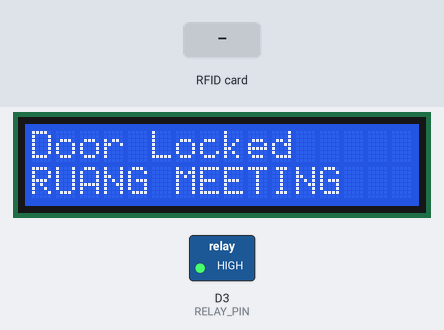
This sketch was run on a simulated ESP8266 (NodeMCU). On the bench: 16×2 character LCD, switched loads named in the sketch (green lamp = pin HIGH). The test bench sets the inputs (shaded band). WiFi joins after 1.5 s; servers stay silent unless stated; uploads are accepted with an empty reply; what the sketch prints to the serial monitor is not drawn.

Above: at 3.1 s.
3.2 s: RFID card AD 62 91 21 held to the reader
At 4.6 s:
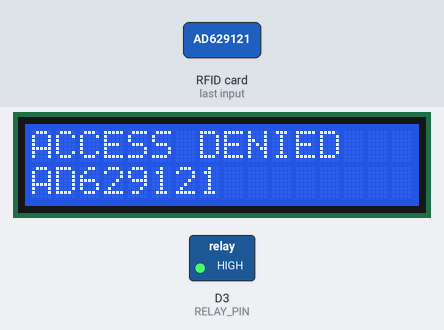
4.9 s: RFID card AD 6D D3 21 held to the reader
At 5.8 s:
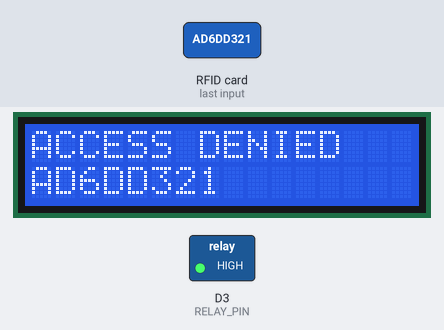
6.6 s: RFID card 5E 7A 19 C4 held to the reader
At 8.0 s:
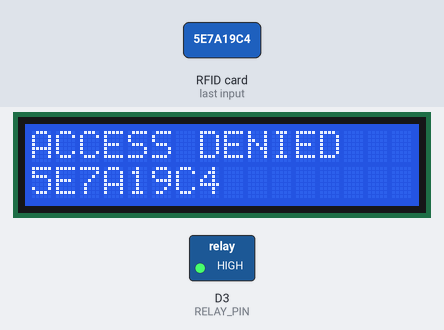
Timing chart, 0 to 9.6 s (numbered marks = the images above; inputs shaded):
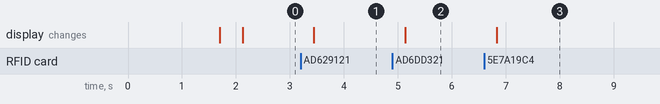

The sketch:

door_2_RuangMeeting.ino
```cpp
#include <ESP8266WiFi.h>
#include <ESP8266HTTPClient.h>
#include <WiFiClient.h>
#include <SPI.h>
#include <MFRC522.h>
#include <Wire.h>
#include <LiquidCrystal_PCF8574.h>

#define SS_PIN D8
#define RST_PIN D4
#define RELAY_PIN D3
#define I2C_SDA D2
#define I2C_SCL D1

#define DEVICE_PROFILE 2

const char* WIFI_SSID = "UGM-Hotspot";
const char* WIFI_PASS = "";
const char* SERVER_BASE = "http://10.33.109.57/rfid-project";

#if DEVICE_PROFILE == 1
const char* DEVICE_ID = "door_1";
const char* DEVICE_NAME = "RUANG NOC";
const char* API_KEY = "3995b8c904f162ec234131664e06d61b";
const char* LOCAL_UIDS[] = {"BD9BD421", "AD6DD321"};
#else
const char* DEVICE_ID = "door_2";
const char* DEVICE_NAME = "RUANG MEETING";
const char* API_KEY = "e5360f4840b364080adf14248f57992d";
const char* LOCAL_UIDS[] = {"AD629121", "AD6DD321"};
#endif

WiFiClient client;
MFRC522 rfid(SS_PIN, RST_PIN);
LiquidCrystal_PCF8574 lcd(0x27);

String systemMode = "online";
uint32_t lastCommandPoll = 0;
uint32_t lastModePoll = 0;
uint32_t doorCloseAt = 0;
bool doorOpen = false;

String tempMsg1;
String tempMsg2;
uint32_t tempMsgUntil = 0;
uint32_t lastLcdRefresh = 0;

String apiUrl(const String& endpoint) {
  return String(SERVER_BASE) + "/api/" + endpoint;
}

String encode(const String& value) {
  String out;
  const char* hex = "0123456789ABCDEF";
  for (size_t i = 0; i < value.length(); i++) {
    char c = value[i];
    if (isalnum(c) || c == '_' || c == '-' || c == '.') out += c;
    else { out += '%'; out += hex[(c >> 4) & 0x0F]; out += hex[c & 0x0F]; }
  }
  return out;
}

String httpGet(const String& url, int* codeOut = nullptr) {
  HTTPClient http;
  http.setTimeout(2500);
  if (!http.begin(client, url)) return "";
  int code = http.GET();
  if (codeOut) *codeOut = code;
  String body = code > 0 ? http.getString() : "";
  http.end();
  return body;
}

void showPermanentStatus(const String& line1, const String& line2) {
  lcd.clear();
  lcd.setCursor(0, 0);
  lcd.print(line1.substring(0, 16));
  lcd.setCursor(0, 1);
  lcd.print(line2.substring(0, 16));
}

void showTemporaryMessage(const String& line1, const String& line2, uint32_t duration) {
  tempMsg1 = line1;
  tempMsg2 = line2;
  tempMsgUntil = millis() + duration;
  showPermanentStatus(tempMsg1, tempMsg2);
}

void connectWifi() {
  if (WiFi.status() == WL_CONNECTED) return;

  static bool firstConnection = true;
  if (firstConnection) {
    Serial.println("[WiFi] Connecting...");
    firstConnection = false;
  } else {
    Serial.println("[WiFi] Connection lost. Reconnecting...");
  }

  WiFi.mode(WIFI_STA);
  WiFi.begin(WIFI_SSID, WIFI_PASS);
  showPermanentStatus("WiFi", "Connecting...");
  uint32_t start = millis();
  while (WiFi.status() != WL_CONNECTED && millis() - start < 12000) { delay(250); }
  if (WiFi.status() == WL_CONNECTED) {
    Serial.println("[WiFi] Connected");
    Serial.println("[WiFi] IP Address : " + WiFi.localIP().toString());
  } else {
    Serial.println("[WiFi] Failed to connect.");
  }
  showPermanentStatus(WiFi.status() == WL_CONNECTED ? "WiFi Online" : "WiFi Offline", DEVICE_NAME);
}

String uidHex() {
  String uid;
  for (byte i = 0; i < rfid.uid.size; i++) {
    if (rfid.uid.uidByte[i] < 0x10) uid += "0";
    uid += String(rfid.uid.uidByte[i], HEX);
  }
  uid.toUpperCase();
  return uid;
}

bool localAllowed(const String& uid) {
  for (size_t i = 0; i < sizeof(LOCAL_UIDS) / sizeof(LOCAL_UIDS[0]); i++) {
    if (uid == LOCAL_UIDS[i]) return true;
  }
  return false;
}

void openDoor() {
  digitalWrite(RELAY_PIN, LOW);
  doorOpen = true;
  doorCloseAt = millis() + 5000;
  showTemporaryMessage("ACCESS GRANTED", "Door Unlocked", 2000);
  Serial.println("[Door] Unlock");
}

void closeDoorIfNeeded() {
  if (doorOpen && millis() >= doorCloseAt) {
    digitalWrite(RELAY_PIN, HIGH);
    doorOpen = false;
    Serial.println("[Door] Lock");
  }
}

void pollMode() {
  if (WiFi.status() != WL_CONNECTED) return;
  String url = apiUrl("settings.php") + "?device_id=" + encode(DEVICE_ID) + "&api_key=" + encode(API_KEY);
  int code = 0;
  String body = httpGet(url, &code);

  if (code < 0) {
    Serial.println("[HTTP] Failed to connect to server.");
    String tempMode = systemMode;
    tempMode.toUpperCase();
    Serial.println("[Mode] Server unreachable. Using previous mode : " + tempMode);
    return;
  }

  if (code >= 200 && code < 300) {
    Serial.println("[HTTP] Response   : " + String(code) + " OK");
  } else {
    Serial.println("[HTTP] Response   : " + String(code));
  }

  // Hanya perbarui mode jika server memberikan respons yang valid (HTTP 2xx).
  // Jika server tidak dapat dijangkau, pertahankan mode terakhir yang diketahui.
  if (code >= 200 && code < 300 && body.length() > 0) {
    String upper = body;
    upper.toUpperCase();
    systemMode = upper.indexOf("HYBRID") >= 0 ? "hybrid" : "online";
    if (systemMode == "hybrid") {
      Serial.println("[Mode] HYBRID");
    } else {
      Serial.println("[Mode] ONLINE");
    }
  } else {
    String tempMode = systemMode;
    tempMode.toUpperCase();
    Serial.println("[Mode] Server error. Using previous mode : " + tempMode);
  }
}

void pollCommand() {
  if (WiFi.status() != WL_CONNECTED) return;
  String url = apiUrl("commands.php") + "?device_id=" + encode(DEVICE_ID) + "&api_key=" + encode(API_KEY);
  int code = 0;
  String body = httpGet(url, &code);

  if (code < 0) {
    Serial.println("[HTTP] Failed to connect to server.");
    Serial.println("[Command] Polling failed.");
    return;
  }

  if (code >= 200 && code < 300) {
    Serial.println("[HTTP] Response   : " + String(code) + " OK");
  } else {
    Serial.println("[HTTP] Response   : " + String(code));
  }

  String upper = body;
  upper.toUpperCase();
  if (upper.indexOf("\"COMMAND\":\"OPEN\"") >= 0) {
    Serial.println("[Command] OPEN received");
    openDoor();
  } else {
    Serial.println("[Command] No command");
  }
}

bool validateOnline(const String& uid, String& outDecision) {
  if (WiFi.status() != WL_CONNECTED) return false; // Server cannot be reached
  Serial.println("[Access] Sending request...");
  String url = apiUrl("access.php") + "?device_id=" + encode(DEVICE_ID) + "&uid=" + encode(uid) + "&api_key=" + encode(API_KEY);
  int code = 0;
  String body = httpGet(url, &code);

  if (code < 0) {
    Serial.println("[HTTP] Failed to connect to server.");
    return false;
  }

  if (code >= 200 && code < 300) {
    Serial.println("[HTTP] Response   : " + String(code) + " OK");
  } else {
    Serial.println("[HTTP] Response   : " + String(code));
  }

  if (code < 200 || code >= 300) {
    return false; // Server did not respond with success
  }

  String upper = body;
  upper.toUpperCase();
  if (upper.indexOf("\"DECISION\":\"GRANTED\"") >= 0) {
    outDecision = "GRANTED";
    Serial.println("[Access] Status   : GRANTED");
    return true; // Server responded
  }
  if (upper.indexOf("\"DECISION\":\"DENIED\"") >= 0) {
    outDecision = "DENIED";
    Serial.println("[Access] Status   : DENIED");
    return true; // Server responded
  }
  return false; // Server response was unclear
}

void scanCard() {
  if (!rfid.PICC_IsNewCardPresent() || !rfid.PICC_ReadCardSerial()) return;
  String uid = uidHex();
  Serial.println("\n[RFID] Card detected");
  Serial.println("[RFID] UID        : " + uid);
  bool granted = false;
  String decision = "";
  bool serverResponded = validateOnline(uid, decision);
  if (serverResponded) {
    granted = (decision == "GRANTED");
  } else {
    String tempMode = systemMode;
    tempMode.toUpperCase();
    Serial.println("[Access] Mode     : " + tempMode);
    if (systemMode == "hybrid") {
      Serial.println("[Access] Checking local UID list...");
      granted = localAllowed(uid); // Fallback to local list only if server did not respond
      if (granted) {
        Serial.println("[Access] Status   : GRANTED (Local)");
      } else {
        Serial.println("[Access] Status   : DENIED (Local)");
      }
    } else {
      granted = false;
      Serial.println("[Access] Status   : DENIED");
    }
  }

  if (granted) openDoor();
  else showTemporaryMessage("ACCESS DENIED", uid, 5000);

  rfid.PICC_HaltA();
  rfid.PCD_StopCrypto1();
}

void setup() {
  Serial.begin(115200);
  Serial.println("\n\n====================================");
  Serial.println("     SMART DOOR SECURITY SYSTEM");
  Serial.println("====================================");
  Serial.println("Device ID   : " + String(DEVICE_ID));
  Serial.println("Device Name : " + String(DEVICE_NAME));
  Serial.println("Initializing system...");

  pinMode(RELAY_PIN, OUTPUT);
  digitalWrite(RELAY_PIN, HIGH);
  Serial.println("[Init] Relay PIN  : OK");

  Wire.begin(I2C_SDA, I2C_SCL);
  lcd.begin(16, 2);
  lcd.setBacklight(255);
  Serial.println("[Init] LCD        : OK");

  SPI.begin();
  rfid.PCD_Init();
  Serial.println("[Init] RFID RC522 : OK");

  Serial.println("System ready.");
  Serial.println("====================================");

  showPermanentStatus("Smart Door", "Starting...");
  connectWifi();
  pollMode();
}

void loop() {
  connectWifi();
  closeDoorIfNeeded();
  uint32_t now = millis();
  if (now - lastCommandPoll > 1000) { lastCommandPoll = now; pollCommand(); }
  if (now - lastModePoll > 5000) { lastModePoll = now; pollMode(); }

  if (now - lastLcdRefresh > 500) {
    lastLcdRefresh = now;
    if (tempMsgUntil == 0 || now >= tempMsgUntil) {
      showPermanentStatus(doorOpen ? "Door Unlocked" : "Door Locked", DEVICE_NAME);
      tempMsgUntil = 0;
    }
  }
  scanCard();
}
```

Measured:
- after the input at 3.2 s, the display: changes after 0.25 s (image 1)
- after the input at 4.9 s, the display: changes after 0.24 s (image 2)
- after the input at 6.6 s, the display: changes after 0.23 s (image 3)
